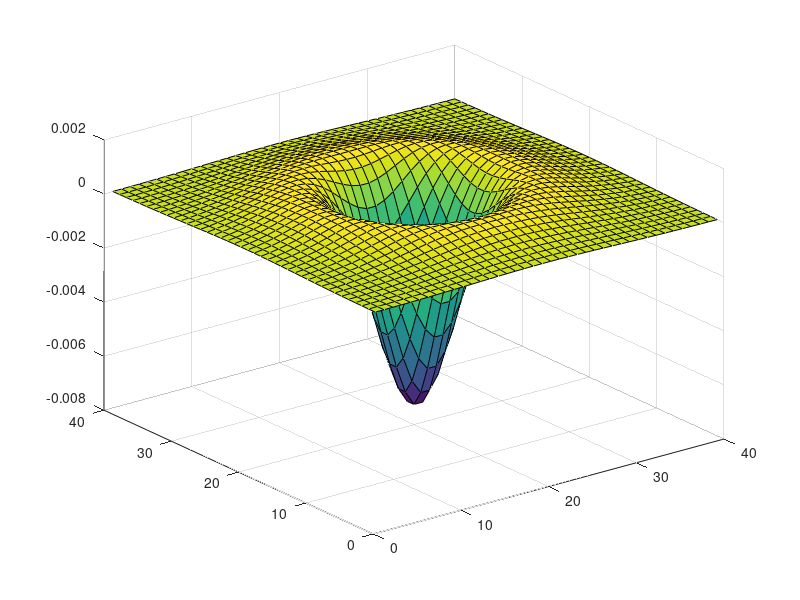

Here is the MATLAB script that generated this plot: (Note: this script raises an error after producing the figure.)

surf(fspecial('gaussian',40,4))
surf(fspecial('gaussian',40,8))
surf(fspecial('gaussian',40,8) - fspecial('gaussian',40,4))


im=imread('3063.jpg');
bw = double(im(:,:,1))/256;
 for i =1:10
     gaussD = fspecial('gaussian',40,2*i)-fspecial('gaussian',40,i);
     mesh(gaussD) ; drawnow
     res = abs(conv2(bw,gaussD,'same'));
     res = res/max(max(res));
  %   imshow(res);
     title(['\bf i = ' num2str(i)]); drawnow     
 end